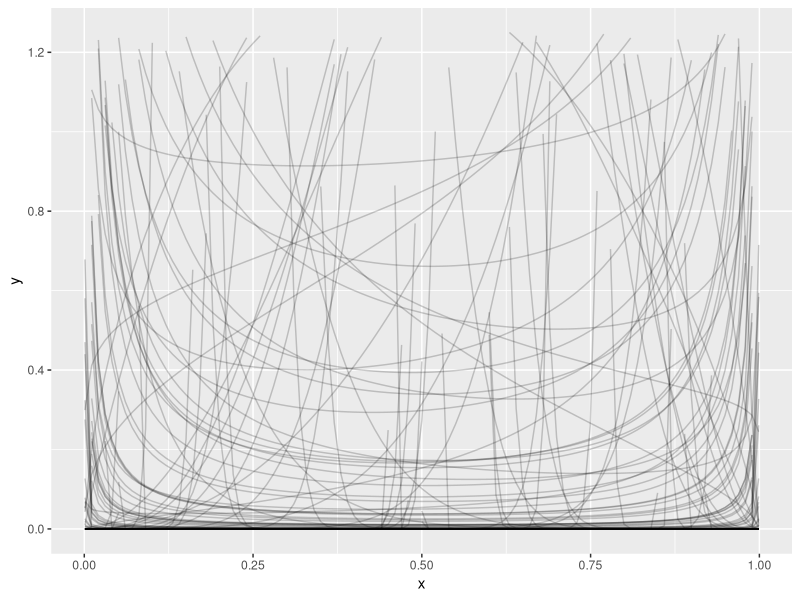
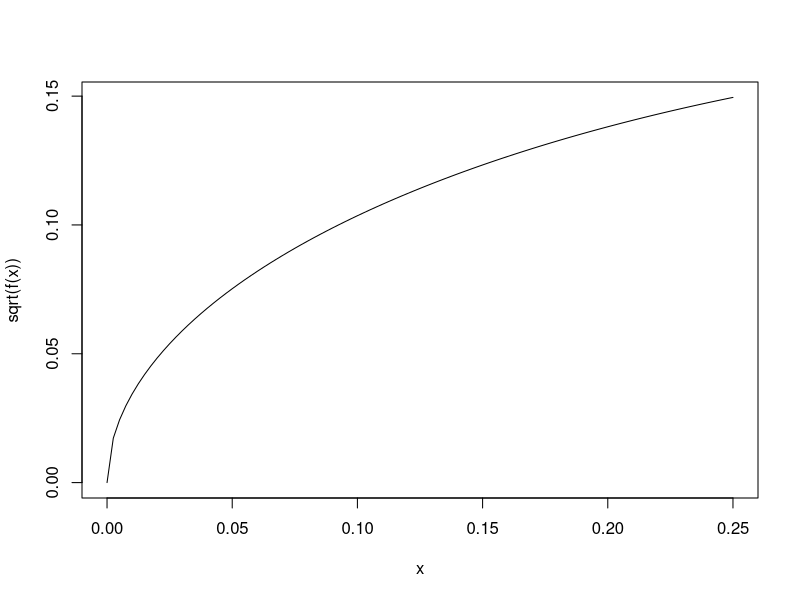

Source code (R) for these figures, in order:
df <- data.frame(lphi = rnorm(1000, 0, 5),
                 mu = runif(1000))

df$a <- with(df, mu*exp(lphi))
df$b <- with(df, (1-mu)*exp(lphi))

library(ggplot2)

p <- ggplot(data = data.frame(x=c(0.001,.999)), aes(x))

for(i in 1:100){
  p <- p + stat_function(fun = dbeta, args = list(shape1=df$a[i], shape2=df$b[i]), alpha=.2)
}

p + ylim(c(0,1.25))

f <- function(x) x*(1-x) / (exp(2)+1)
curve(sqrt(f(x)), from=0, to=.25)
